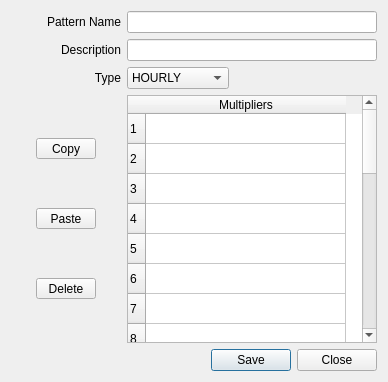
<?xml version="1.0" encoding="UTF-8"?>
<ui version="4.0">
 <class>inflows_patern_dlg</class>
 <widget class="QDialog" name="inflows_patern_dlg">
  <property name="windowModality">
   <enum>Qt::ApplicationModal</enum>
  </property>
  <property name="geometry">
   <rect>
    <x>0</x>
    <y>0</y>
    <width>388</width>
    <height>382</height>
   </rect>
  </property>
  <property name="sizePolicy">
   <sizepolicy hsizetype="Expanding" vsizetype="Fixed">
    <horstretch>0</horstretch>
    <verstretch>0</verstretch>
   </sizepolicy>
  </property>
  <property name="minimumSize">
   <size>
    <width>0</width>
    <height>0</height>
   </size>
  </property>
  <property name="maximumSize">
   <size>
    <width>16777215</width>
    <height>470</height>
   </size>
  </property>
  <property name="windowTitle">
   <string>Inflow Pattern</string>
  </property>
  <property name="modal">
   <bool>true</bool>
  </property>
  <layout class="QGridLayout" name="gridLayout_4">
   <item row="0" column="0">
    <layout class="QGridLayout" name="gridLayout_5">
     <item row="0" column="0">
      <widget class="QLabel" name="label_2">
       <property name="sizePolicy">
        <sizepolicy hsizetype="Fixed" vsizetype="Fixed">
         <horstretch>0</horstretch>
         <verstretch>0</verstretch>
        </sizepolicy>
       </property>
       <property name="minimumSize">
        <size>
         <width>110</width>
         <height>0</height>
        </size>
       </property>
       <property name="maximumSize">
        <size>
         <width>110</width>
         <height>16777215</height>
        </size>
       </property>
       <property name="font">
        <font>
         <italic>false</italic>
        </font>
       </property>
       <property name="text">
        <string>Pattern Name</string>
       </property>
       <property name="alignment">
        <set>Qt::AlignRight|Qt::AlignTrailing|Qt::AlignVCenter</set>
       </property>
      </widget>
     </item>
     <item row="1" column="0">
      <widget class="QLabel" name="label_3">
       <property name="sizePolicy">
        <sizepolicy hsizetype="Fixed" vsizetype="Fixed">
         <horstretch>0</horstretch>
         <verstretch>0</verstretch>
        </sizepolicy>
       </property>
       <property name="minimumSize">
        <size>
         <width>110</width>
         <height>0</height>
        </size>
       </property>
       <property name="maximumSize">
        <size>
         <width>96</width>
         <height>16777215</height>
        </size>
       </property>
       <property name="font">
        <font>
         <italic>false</italic>
        </font>
       </property>
       <property name="text">
        <string>Description</string>
       </property>
       <property name="alignment">
        <set>Qt::AlignRight|Qt::AlignTrailing|Qt::AlignVCenter</set>
       </property>
      </widget>
     </item>
     <item row="2" column="0">
      <widget class="QLabel" name="label">
       <property name="sizePolicy">
        <sizepolicy hsizetype="Fixed" vsizetype="Fixed">
         <horstretch>0</horstretch>
         <verstretch>0</verstretch>
        </sizepolicy>
       </property>
       <property name="minimumSize">
        <size>
         <width>110</width>
         <height>0</height>
        </size>
       </property>
       <property name="maximumSize">
        <size>
         <width>96</width>
         <height>16777215</height>
        </size>
       </property>
       <property name="text">
        <string>Type</string>
       </property>
       <property name="alignment">
        <set>Qt::AlignRight|Qt::AlignTrailing|Qt::AlignVCenter</set>
       </property>
      </widget>
     </item>
     <item row="2" column="2">
      <spacer name="horizontalSpacer">
       <property name="orientation">
        <enum>Qt::Horizontal</enum>
       </property>
       <property name="sizeType">
        <enum>QSizePolicy::Fixed</enum>
       </property>
       <property name="sizeHint" stdset="0">
        <size>
         <width>142</width>
         <height>20</height>
        </size>
       </property>
      </spacer>
     </item>
     <item row="1" column="1" colspan="2">
      <widget class="QLineEdit" name="description_le">
       <property name="enabled">
        <bool>true</bool>
       </property>
       <property name="sizePolicy">
        <sizepolicy hsizetype="Expanding" vsizetype="Fixed">
         <horstretch>0</horstretch>
         <verstretch>0</verstretch>
        </sizepolicy>
       </property>
       <property name="minimumSize">
        <size>
         <width>209</width>
         <height>22</height>
        </size>
       </property>
       <property name="maximumSize">
        <size>
         <width>16777215</width>
         <height>22</height>
        </size>
       </property>
       <property name="clearButtonEnabled">
        <bool>true</bool>
       </property>
      </widget>
     </item>
     <item row="0" column="1" colspan="2">
      <widget class="QLineEdit" name="name_le">
       <property name="enabled">
        <bool>true</bool>
       </property>
       <property name="sizePolicy">
        <sizepolicy hsizetype="Expanding" vsizetype="Fixed">
         <horstretch>0</horstretch>
         <verstretch>0</verstretch>
        </sizepolicy>
       </property>
       <property name="minimumSize">
        <size>
         <width>209</width>
         <height>22</height>
        </size>
       </property>
       <property name="maximumSize">
        <size>
         <width>16777215</width>
         <height>22</height>
        </size>
       </property>
       <property name="clearButtonEnabled">
        <bool>true</bool>
       </property>
      </widget>
     </item>
     <item row="2" column="1">
      <widget class="QComboBox" name="pattern_type_cbo">
       <property name="sizePolicy">
        <sizepolicy hsizetype="Expanding" vsizetype="Fixed">
         <horstretch>0</horstretch>
         <verstretch>0</verstretch>
        </sizepolicy>
       </property>
       <property name="minimumSize">
        <size>
         <width>100</width>
         <height>0</height>
        </size>
       </property>
       <property name="maximumSize">
        <size>
         <width>16777215</width>
         <height>16777215</height>
        </size>
       </property>
       <item>
        <property name="text">
         <string>HOURLY</string>
        </property>
       </item>
      </widget>
     </item>
     <item row="6" column="0" rowspan="3" colspan="3">
      <layout class="QGridLayout" name="gridLayout_3">
       <item row="0" column="0" rowspan="2">
        <spacer name="horizontalSpacer_2">
         <property name="orientation">
          <enum>Qt::Horizontal</enum>
         </property>
         <property name="sizeType">
          <enum>QSizePolicy::Fixed</enum>
         </property>
         <property name="sizeHint" stdset="0">
          <size>
           <width>25</width>
           <height>20</height>
          </size>
         </property>
        </spacer>
       </item>
       <item row="0" column="3" rowspan="2">
        <widget class="QTableWidget" name="multipliers_tblw">
         <property name="sizePolicy">
          <sizepolicy hsizetype="Expanding" vsizetype="Expanding">
           <horstretch>0</horstretch>
           <verstretch>0</verstretch>
          </sizepolicy>
         </property>
         <property name="minimumSize">
          <size>
           <width>0</width>
           <height>0</height>
          </size>
         </property>
         <property name="maximumSize">
          <size>
           <width>16777215</width>
           <height>16777215</height>
          </size>
         </property>
         <property name="alternatingRowColors">
          <bool>false</bool>
         </property>
         <property name="selectionMode">
          <enum>QAbstractItemView::ContiguousSelection</enum>
         </property>
         <property name="selectionBehavior">
          <enum>QAbstractItemView::SelectRows</enum>
         </property>
         <property name="rowCount">
          <number>24</number>
         </property>
         <property name="columnCount">
          <number>1</number>
         </property>
         <attribute name="horizontalHeaderMinimumSectionSize">
          <number>47</number>
         </attribute>
         <attribute name="horizontalHeaderDefaultSectionSize">
          <number>200</number>
         </attribute>
         <attribute name="horizontalHeaderHighlightSections">
          <bool>false</bool>
         </attribute>
         <attribute name="verticalHeaderMinimumSectionSize">
          <number>28</number>
         </attribute>
         <row/>
         <row/>
         <row/>
         <row/>
         <row/>
         <row/>
         <row/>
         <row/>
         <row/>
         <row/>
         <row/>
         <row/>
         <row/>
         <row/>
         <row/>
         <row/>
         <row/>
         <row/>
         <row/>
         <row/>
         <row/>
         <row/>
         <row/>
         <row/>
         <column>
          <property name="text">
           <string>Multipliers</string>
          </property>
         </column>
        </widget>
       </item>
       <item row="0" column="2" rowspan="2">
        <spacer name="horizontalSpacer_3">
         <property name="orientation">
          <enum>Qt::Horizontal</enum>
         </property>
         <property name="sizeType">
          <enum>QSizePolicy::Fixed</enum>
         </property>
         <property name="sizeHint" stdset="0">
          <size>
           <width>25</width>
           <height>20</height>
          </size>
         </property>
        </spacer>
       </item>
       <item row="0" column="1" rowspan="2">
        <layout class="QVBoxLayout" name="verticalLayout_2">
         <item>
          <widget class="QToolButton" name="copy_btn">
           <property name="minimumSize">
            <size>
             <width>60</width>
             <height>0</height>
            </size>
           </property>
           <property name="text">
            <string>Copy</string>
           </property>
          </widget>
         </item>
         <item>
          <widget class="QToolButton" name="paste_btn">
           <property name="minimumSize">
            <size>
             <width>60</width>
             <height>0</height>
            </size>
           </property>
           <property name="text">
            <string>Paste</string>
           </property>
          </widget>
         </item>
         <item>
          <widget class="QToolButton" name="delete_btn">
           <property name="minimumSize">
            <size>
             <width>60</width>
             <height>0</height>
            </size>
           </property>
           <property name="text">
            <string>Delete</string>
           </property>
          </widget>
         </item>
        </layout>
       </item>
      </layout>
     </item>
     <item row="9" column="0" colspan="3">
      <widget class="QDialogButtonBox" name="pattern_buttonBox">
       <property name="orientation">
        <enum>Qt::Horizontal</enum>
       </property>
       <property name="standardButtons">
        <set>QDialogButtonBox::Close|QDialogButtonBox::Save</set>
       </property>
      </widget>
     </item>
    </layout>
   </item>
  </layout>
 </widget>
 <resources/>
 <connections>
  <connection>
   <sender>pattern_buttonBox</sender>
   <signal>rejected()</signal>
   <receiver>inflows_patern_dlg</receiver>
   <slot>reject()</slot>
   <hints>
    <hint type="sourcelabel">
     <x>292</x>
     <y>418</y>
    </hint>
    <hint type="destinationlabel">
     <x>319</x>
     <y>361</y>
    </hint>
   </hints>
  </connection>
 </connections>
</ui>
